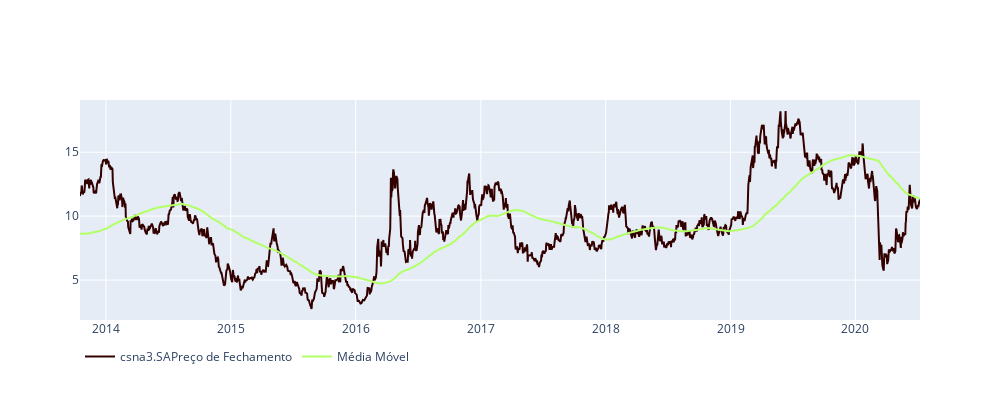

Notebook code for this chart:
### Markdown cell above
## Plota o gráfico com o preço de fechamento e as médias móveis

### Code cell
close_prices = go.Scatter(
                            x = df_stock_prices['Date'],
                            y = df_stock_prices['Close'],
                            name = stock + 'Preço de Fechamento',
                            line = dict(color = '#330000'),
                            opacity = 1.0)

close_prices2 = go.Candlestick(
                                x = df_stock_prices['Date'],
                                open = df_stock_prices['Open'],
                                high = df_stock_prices['High'],
                                low = df_stock_prices['Low'],
                                close = df_stock_prices['Close'])

mm = go.Scatter(
                    x = df_stock_prices['Date'],
                    y = df_stock_prices['MM'],
                    name = 'Média Móvel',
                    line = dict(color = '#B2FF66'),
                    opacity = 1.0)

layout = go.Layout(
                    autosize=False,
                    legend_orientation='h',
                    width=1000,
                    height=400)

data_prices = [close_prices,mm]

fig = go.Figure(data=data_prices, layout=layout)

py.iplot(fig)

### Figure 1 — Plotly figure (JSON) as saved in the notebook; plotly's stock layout.template omitted (floating-point values rounded to 4 significant figures; data arrays with more than 128 entries replaced by an {"elided": "..."} marker saying what was removed)
{"data": [{"line": {"color": "#330000"}, "name": "csna3.SAPreço de Fechamento", "opacity": 1, "type": "scatter", "x": {"elided": "1666 str values"}, "y": {"elided": "1666 float values"}}, {"line": {"color": "#B2FF66"}, "name": "Média Móvel", "opacity": 1, "type": "scatter", "x": {"elided": "1666 str values"}, "y": {"elided": "1666 float values"}}], "layout": {"autosize": false, "height": 400, "legend": {"orientation": "h"}, "width": 1000}}
